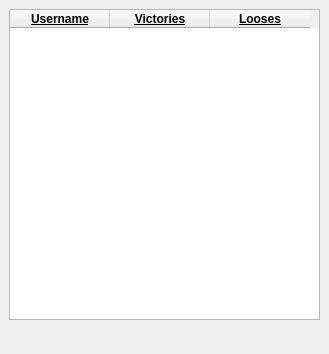
<?xml version="1.0" encoding="UTF-8"?>
<ui version="4.0">
 <class>RankingView</class>
 <widget class="QDialog" name="RankingView">
  <property name="geometry">
   <rect>
    <x>0</x>
    <y>0</y>
    <width>329</width>
    <height>354</height>
   </rect>
  </property>
  <property name="windowTitle">
   <string>Ranking</string>
  </property>
  <property name="windowIcon">
   <iconset resource="resources.qrc">
    <normaloff>:/img/img/wizardPokerLogo.png</normaloff>:/img/img/wizardPokerLogo.png</iconset>
  </property>
  <property name="autoFillBackground">
   <bool>false</bool>
  </property>
  <property name="styleSheet">
   <string notr="true">background-image: url(:/img/img/menuBg.png);</string>
  </property>
  <widget class="QDialogButtonBox" name="buttonBox">
   <property name="geometry">
    <rect>
     <x>140</x>
     <y>200</y>
     <width>176</width>
     <height>27</height>
    </rect>
   </property>
   <property name="orientation">
    <enum>Qt::Horizontal</enum>
   </property>
   <property name="standardButtons">
    <set>QDialogButtonBox::Cancel|QDialogButtonBox::Ok</set>
   </property>
  </widget>
  <widget class="QTableWidget" name="tableWidget">
   <property name="geometry">
    <rect>
     <x>9</x>
     <y>9</y>
     <width>311</width>
     <height>311</height>
    </rect>
   </property>
   <property name="editTriggers">
    <set>QAbstractItemView::NoEditTriggers</set>
   </property>
   <column>
    <property name="text">
     <string>Username</string>
    </property>
    <property name="font">
     <font>
      <weight>75</weight>
      <bold>true</bold>
      <underline>true</underline>
     </font>
    </property>
    <property name="background">
     <color alpha="173">
      <red>173</red>
      <green>173</green>
      <blue>173</blue>
     </color>
    </property>
   </column>
   <column>
    <property name="text">
     <string>Victories</string>
    </property>
    <property name="font">
     <font>
      <weight>75</weight>
      <bold>true</bold>
      <underline>true</underline>
     </font>
    </property>
    <property name="background">
     <color alpha="173">
      <red>173</red>
      <green>173</green>
      <blue>173</blue>
     </color>
    </property>
   </column>
   <column>
    <property name="text">
     <string>Looses</string>
    </property>
    <property name="font">
     <font>
      <weight>75</weight>
      <bold>true</bold>
      <underline>true</underline>
     </font>
    </property>
    <property name="background">
     <color alpha="173">
      <red>173</red>
      <green>173</green>
      <blue>173</blue>
     </color>
    </property>
   </column>
  </widget>
 </widget>
 <resources>
  <include location="resources.qrc"/>
 </resources>
 <connections>
  <connection>
   <sender>buttonBox</sender>
   <signal>accepted()</signal>
   <receiver>RankingView</receiver>
   <slot>accept()</slot>
   <hints>
    <hint type="sourcelabel">
     <x>248</x>
     <y>254</y>
    </hint>
    <hint type="destinationlabel">
     <x>157</x>
     <y>274</y>
    </hint>
   </hints>
  </connection>
  <connection>
   <sender>buttonBox</sender>
   <signal>rejected()</signal>
   <receiver>RankingView</receiver>
   <slot>reject()</slot>
   <hints>
    <hint type="sourcelabel">
     <x>316</x>
     <y>260</y>
    </hint>
    <hint type="destinationlabel">
     <x>286</x>
     <y>274</y>
    </hint>
   </hints>
  </connection>
 </connections>
</ui>
